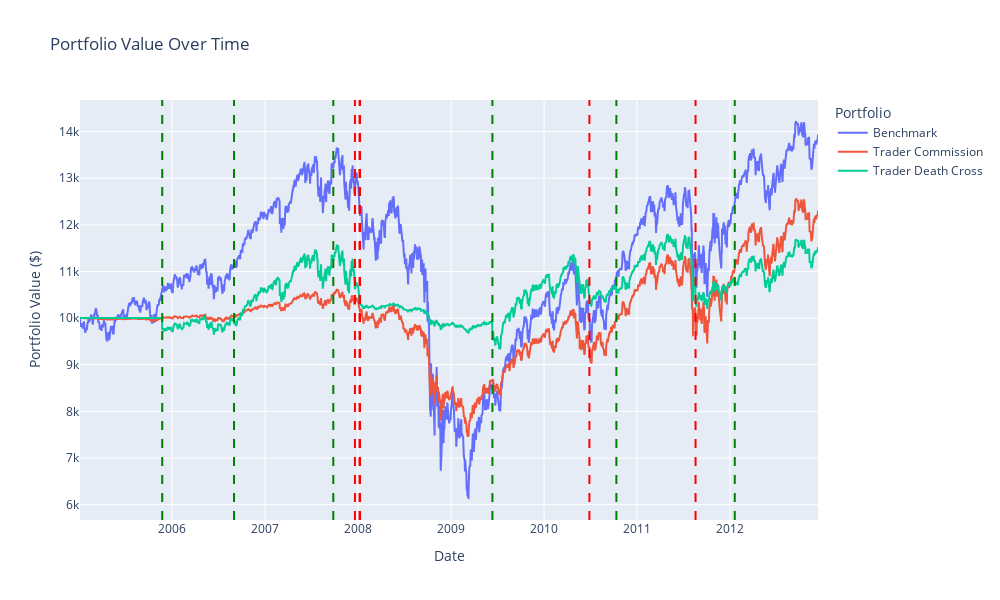

Source (notebook cell):
### Code cell
import plotly.graph_objects as go

# Assuming portfolio_values are indexed by dates
dates = spy_ticker.get_price_history(2000).index  # Use dates from your data

# Create a figure
fig = go.Figure()

# Normalize portfolio values by dividing by START_CASH
benchmark_values = np.array(portfolio_values[trader_benchmark])
commision_values = np.array(portfolio_values[trader_commision])
no_commision_values = np.array(portfolio_values[trader_no_commision])
death_cross_values = np.array(portfolio_values[trader_death_cross])

# Add the Benchmark trace
fig.add_trace(go.Scatter(x=dates, y=benchmark_values, mode='lines', name="Benchmark"))

# Add the Trader Commission trace
fig.add_trace(go.Scatter(x=dates, y=commision_values, mode='lines', name="Trader Commission"))

# Add the Trader No Commission trace
# fig.add_trace(go.Scatter(x=dates, y=no_commision_values, mode='lines', name="Trader No Commission"))

# Add the Trader Death Cross trace
fig.add_trace(go.Scatter(x=dates, y=death_cross_values, mode='lines', name="Trader Death Cross"))

# Add vertical lines for buy and sell signals based on dates
for i, signal in enumerate(golden_death_cross.signal):
    if signal == "sell":
        fig.add_vline(x=dates[i], line=dict(color='red', width=2, dash='dash'))
    elif signal == "buy":
        fig.add_vline(x=dates[i], line=dict(color='green', width=2, dash='dash'))

# Update layout with date-based x-axis
fig.update_layout(
    title="Portfolio Value Over Time",
    xaxis_title="Date",
    yaxis_title="Portfolio Value ($)",
    legend_title="Portfolio",
    width=1000, height=600,
    xaxis=dict(type='date')  # Ensure x-axis is treated as dates
)

# Show the figure
fig.show()

### Figure 1 — Plotly figure (JSON) as saved in the notebook; plotly's stock layout.template omitted (floating-point values rounded to 4 significant figures; data arrays with more than 128 entries replaced by an {"elided": "..."} marker saying what was removed)
{"data": [{"mode": "lines", "name": "Benchmark", "type": "scatter", "x": {"elided": "2000 str values"}, "y": {"elided": "2000 float values"}}, {"mode": "lines", "name": "Trader Commission", "type": "scatter", "x": {"elided": "2000 str values"}, "y": {"elided": "2000 float values"}}, {"mode": "lines", "name": "Trader Death Cross", "type": "scatter", "x": {"elided": "2000 str values"}, "y": {"elided": "2000 float values"}}], "layout": {"height": 600, "legend": {"title": {"text": "Portfolio"}}, "shapes": [{"line": {"color": "green", "dash": "dash", "width": 2}, "type": "line", "x0": "2005-11-23T00:00:00-05:00", "x1": "2005-11-23T00:00:00-05:00", "xref": "x", "y0": 0, "y1": 1, "yref": "y domain"}, {"line": {"color": "green", "dash": "dash", "width": 2}, "type": "line", "x0": "2006-09-01T00:00:00-04:00", "x1": "2006-09-01T00:00:00-04:00", "xref": "x", "y0": 0, "y1": 1, "yref": "y domain"}, {"line": {"color": "green", "dash": "dash", "width": 2}, "type": "line", "x0": "2007-09-26T00:00:00-04:00", "x1": "2007-09-26T00:00:00-04:00", "xref": "x", "y0": 0, "y1": 1, "yref": "y domain"}, {"line": {"color": "red", "dash": "dash", "width": 2}, "type": "line", "x0": "2007-12-20T00:00:00-05:00", "x1": "2007-12-20T00:00:00-05:00", "xref": "x", "y0": 0, "y1": 1, "yref": "y domain"}, {"line": {"color": "red", "dash": "dash", "width": 2}, "type": "line", "x0": "2008-01-07T00:00:00-05:00", "x1": "2008-01-07T00:00:00-05:00", "xref": "x", "y0": 0, "y1": 1, "yref": "y domain"}, {"line": {"color": "red", "dash": "dash", "width": 2}, "type": "line", "x0": "2008-01-09T00:00:00-05:00", "x1": "2008-01-09T00:00:00-05:00", "xref": "x", "y0": 0, "y1": 1, "yref": "y domain"}, {"line": {"color": "green", "dash": "dash", "width": 2}, "type": "line", "x0": "2009-06-12T00:00:00-04:00", "x1": "2009-06-12T00:00:00-04:00", "xref": "x", "y0": 0, "y1": 1, "yref": "y domain"}, {"line": {"color": "red", "dash": "dash", "width": 2}, "type": "line", "x0": "2010-06-28T00:00:00-04:00", "x1": "2010-06-28T00:00:00-04:00", "xref": "x", "y0": 0, "y1": 1, "yref": "y domain"}, {"line": {"color": "green", "dash": "dash", "width": 2}, "type": "line", "x0": "2010-10-12T00:00:00-04:00", "x1": "2010-10-12T00:00:00-04:00", "xref": "x", "y0": 0, "y1": 1, "yref": "y domain"}, {"line": {"color": "red", "dash": "dash", "width": 2}, "type": "line", "x0": "2011-08-19T00:00:00-04:00", "x1": "2011-08-19T00:00:00-04:00", "xref": "x", "y0": 0, "y1": 1, "yref": "y domain"}, {"line": {"color": "green", "dash": "dash", "width": 2}, "type": "line", "x0": "2012-01-20T00:00:00-05:00", "x1": "2012-01-20T00:00:00-05:00", "xref": "x", "y0": 0, "y1": 1, "yref": "y domain"}], "title": {"text": "Portfolio Value Over Time"}, "width": 1000, "xaxis": {"title": {"text": "Date"}, "type": "date"}, "yaxis": {"title": {"text": "Portfolio Value ($)"}}}}
